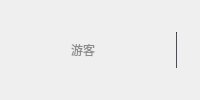
           <widget class="QWidget" name="page_5">
            <layout class="QHBoxLayout" name="horizontalLayout_10">
             <property name="spacing">
              <number>0</number>
             </property>
             <property name="leftMargin">
              <number>0</number>
             </property>
             <property name="topMargin">
              <number>0</number>
             </property>
             <property name="rightMargin">
              <number>0</number>
             </property>
             <property name="bottomMargin">
              <number>0</number>
             </property>
             <item>
              <layout class="QHBoxLayout" name="horizontalLayout_8">
               <property name="spacing">
                <number>0</number>
               </property>
               <item>
                <layout class="QHBoxLayout" name="horizontalLayout_7">
                 <property name="spacing">
                  <number>0</number>
                 </property>
                 <item>
                  <widget class="QLabel" name="label_userHead">
                   <property name="minimumSize">
                    <size>
                     <width>40</width>
                     <height>40</height>
                    </size>
                   </property>
                   <property name="maximumSize">
                    <size>
                     <width>40</width>
                     <height>40</height>
                    </size>
                   </property>
                   <property name="text">
                    <string/>
                   </property>
                  </widget>
                 </item>
                 <item>
                  <widget class="QPushButton" name="pushButton_usernick">
                   <property name="minimumSize">
                    <size>
                     <width>95</width>
                     <height>30</height>
                    </size>
                   </property>
                   <property name="maximumSize">
                    <size>
                     <width>95</width>
                     <height>30</height>
                    </size>
                   </property>
                   <property name="styleSheet">
                    <string notr="true">QPushButton
{
border: none;
background-color:transparent;
color:#8c8c8f;
font-size:12px;
margin-right:0px;
padding-left:8px;
padding-right:3px;
text-align:left;
}
QPushButton:hover
{
color: #2de05d;
text-decoration:underline;
}</string>
                   </property>
                   <property name="text">
                    <string>游客</string>
                   </property>
                  </widget>
                 </item>
                 <item>
                  <widget class="QLabel" name="label_usermark">
                   <property name="minimumSize">
                    <size>
                     <width>18</width>
                     <height>26</height>
                    </size>
                   </property>
                   <property name="maximumSize">
                    <size>
                     <width>18</width>
                     <height>26</height>
                    </size>
                   </property>
                   <property name="styleSheet">
                    <string notr="true">QLabel
{
border-image: url(:/images/icon/zuanshi.png);
}

QLabel:hover
{
border-image: url(:/images/icon/zuanshi_hover.png);
}</string>
                   </property>
                   <property name="text">
                    <string/>
                   </property>
                  </widget>
                 </item>
                 <item>
                  <widget class="Line" name="line_3">
                   <property name="minimumSize">
                    <size>
                     <width>1</width>
                     <height>36</height>
                    </size>
                   </property>
                   <property name="maximumSize">
                    <size>
                     <width>1</width>
                     <height>36</height>
                    </size>
                   </property>
                   <property name="styleSheet">
                    <string notr="true">background-color: #44444f;</string>
                   </property>
                   <property name="orientation">
                    <enum>Qt::Vertical</enum>
                   </property>
                  </widget>
                 </item>
                </layout>
               </item>
              </layout>
             </item>
            </layout>
           </widget>
